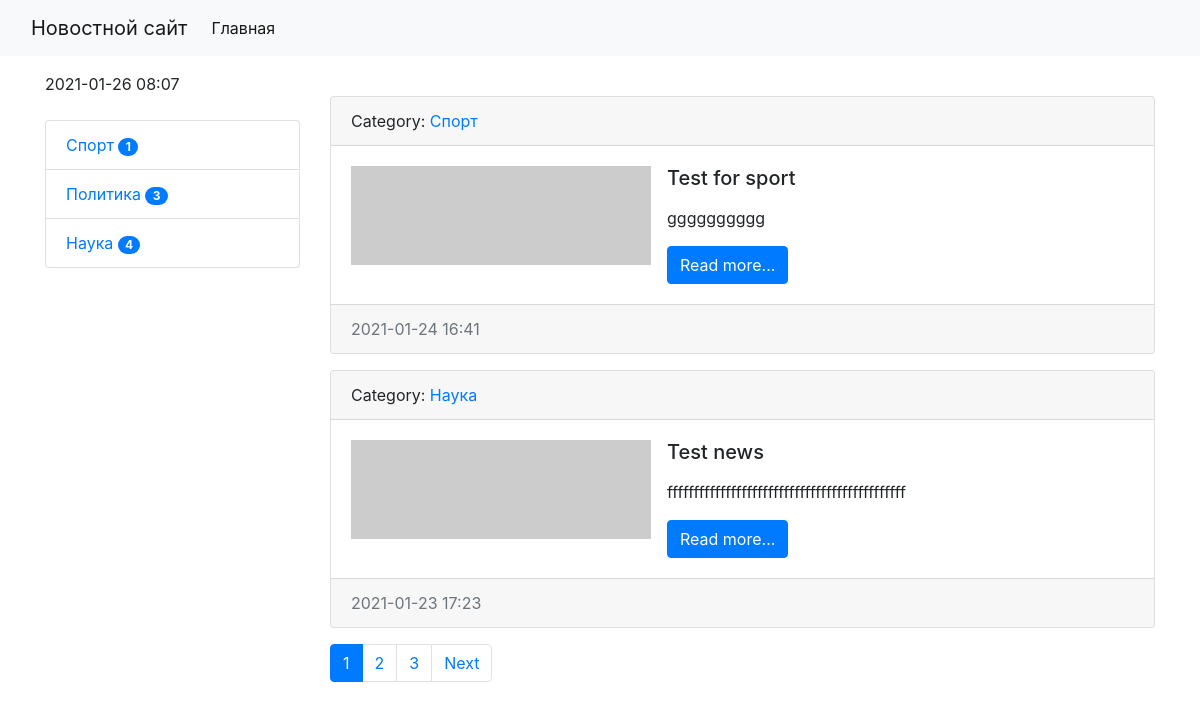
The app's page /, older data.
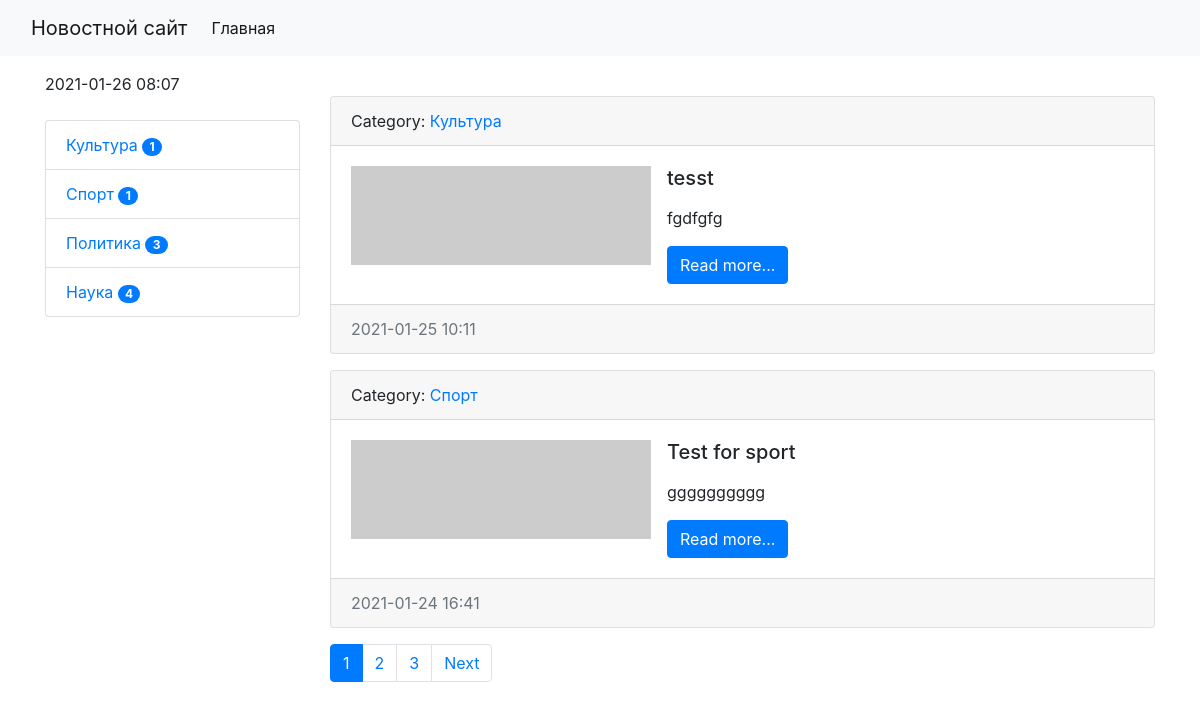
The same page, newer data.
### news/models.py (models this page shows, shortened)
class Category(models.Model):
    title = models.CharField(max_length=120, db_index=True, verbose_name="Наименование категории")
    def get_absolute_url(self):
        return reverse('category', kwargs={'category_id': self.pk})
    def __str__(self):
        return self.title
    class Meta:
        verbose_name = "Категория"
        verbose_name_plural = "Категории"
        ordering = ['title']

class News(models.Model):
    title = models.CharField(max_length=150, verbose_name="Наименование")
    content = models.TextField(blank=True, verbose_name="Контент")
    created_at = models.DateTimeField(auto_now_add=True, verbose_name="Опубликовано")
    updated_at = models.DateTimeField(auto_now=True, verbose_name="Обновлено")
    photo = models.ImageField(upload_to='photos/%Y/%m/%d/', verbose_name="Фото", blank=True)
    is_published = models.BooleanField(default=True, verbose_name="Доступно для публикации")
    category = models.ForeignKey('Category', on_delete=models.PROTECT, null=True, verbose_name="Категория")
    views = models.IntegerField(default=0)
    def get_absolute_url(self):
        return reverse('view_news', kwargs={'pk': self.pk})
    class Meta:
        verbose_name = "Новость"
        verbose_name_plural = "Новости"
        ordering = ['-created_at', 'title']

### news/views.py (the view)
# urls.py: path('', HomeNews.as_view(), name="home"),
class HomeNews(MyMixin, ListView):
    mixin_prop = 'Hello world'
    model = News
    template_name = 'news/index.html'
    context_object_name = 'news'
    queryset = News.objects.select_related('category')
    paginate_by = 2
    extra_context = {
        'title': 'Главная'
    }
    def get_context_data(self, *, object_list=None, **kwargs):
        context = super().get_context_data(**kwargs)
        context['title'] = self.get_upper('Главная страница')
        context['mixin_prop'] = self.get_prop()
        return context

### news/templatetags/news_tags.py (called while the page is built)
@register.inclusion_tag('news/list_categories.html')
def show_categories():
    categories = Category.objects.annotate(cnt=Count('news', filter=F('news__is_published'))).filter(cnt__gt=0)
    return {'categories': categories}

### news/utils.py (called while the page is built)
    def get_prop(self):
        return self.mixin_prop.upper()

    def get_upper(self, s):
        if isinstance(s, str):
            return s.upper()
        else:
            return s.title.upper()

### templates/news/index.html (shortened to what this page needs)
{% extends 'baseNews.html' %}
{% block sidebar %}
    {% include 'inc/sidebar.html' %}
{% endblock %}
{% block content %}
        {% for item in news %}
            <div class="card mb-3">
                <div class="card-header">
                    Category: <a href="{{ item.category.get_absolute_url }}">{{ item.category }}</a>
                </div>
                <div class="card-body">
                    <div class="media">
                        {% if item.photo %}
                            <img src="{{ item.photo.url }}" alt="" width="350" class="mr-3">
                        {% else %}
                            <img src="https://picsum.photos/id/1060/350/235/?blur=2" alt="" width="300"
                                 class="mr-3">
                        {% endif %}
                        <div class="media-body">
                            <h5 class="card-title">{{ item.title }}</h5>
                            <p class="card-text">{{ item.content|safe|linebreaks|truncatewords:100 }}</p>
                            <a href="{{ item.get_absolute_url }}" class="btn btn-primary">Read more...</a>
                        </div>
                    </div>
                </div>
                <div class="card-footer text-muted">
                    {{ item.created_at|date:"Y-m-d H:i" }}
                </div>
            </div>
        {% endfor %}
{% endblock %}

### templates/baseNews.html (shortened to what this page needs)
{% load static %}
<!doctype html>
<html lang="en">
<head>
    <link href="{% static 'news/bootstrap/css/bootstrap.min.css' %}" rel="stylesheet">
</head>
<body>
    {% include 'inc/_nav.html' %}
    <div class="container mt-3">
        {% now "Y-m-d H:i" %}
        <div class="row">
            <div class="col-md-3">
                {% block sidebar %}Side bar - extension block{% endblock sidebar %}
            </div>
            <div class="col-md-9">
                {% block content %}Content - extension block{% endblock content %}
                {% if page_obj.has_other_pages %}
                <nav aria-label="...">
                    <ul class="pagination">
                        {% for p in page_obj.paginator.page_range %}
                            {% if page_obj.number == p %}
                                <li class="page-item active" aria-current="page">
                                    <a class="page-link" href="?page={{ p }}">{{ p }} <span class="sr-only">(current)</span></a>
                                </li>
                            {% elif p > page_obj.number|add:-3 and p < page_obj.number|add:3%}
                                <li class="page-item">
                                    <a class="page-link" href="?page={{ p }}">{{ p }}</a>
                                </li>
                            {% endif %}
                        {% endfor %}
                        {% if page_obj.has_next %}
                            <li class="page-item">
                                <a class="page-link" href="?page={{ page_obj.next_page_number }}" tabindex="-1">Next</a>
                            </li>
                        {% endif %}
                    </ul>
</nav>
                {% endif %}
            </div>
        </div>
    </div>
</body>
</html>

### templates/inc/_nav.html (shortened to what this page needs)
<nav class="navbar navbar-expand-lg navbar-light bg-light">
    <div class="container-fluid">
        <a class="navbar-brand" href="{% url 'home' %}">Новостной сайт</a>
        <div class="collapse navbar-collapse" id="navbarSupportedContent">
            <ul class="navbar-nav me-auto mb-2 mb-lg-0">
                <li class="nav-item"><a class="nav-link active" aria-current="page" href="{% url 'home' %}">Главная</a>
                </li>
            </ul>
        </div>
    </div>
</nav>

### templates/inc/sidebar.html (shortened to what this page needs)
{% load news_tags %}
<br>
{% show_categories %}

### templates/news/list_categories.html
<div class="list-group">
    {% for item in categories %}
        <a href="{{ item.get_absolute_url }}" class="list-group-item"
           aria-current="true">
            {{ item.title }}
         <span class="badge badge-primary badge-pill">{{ item.cnt }}</span>
        </a>
    {% endfor %}
</div>

Row changes from the older to the newer data that the page shows:
no longer on this page (row unchanged): News: category "Наука", title "Test news", content "fffffffffffffffffffffffffffffffffffffffffffff", created_at "2021-01-23 17:23"
now on this page (row unchanged): Category: title "Культура", cnt "1"
added News: category "Культура", title "tesst", content "fgdfgfg", created_at "2021-01-25 10:11"
